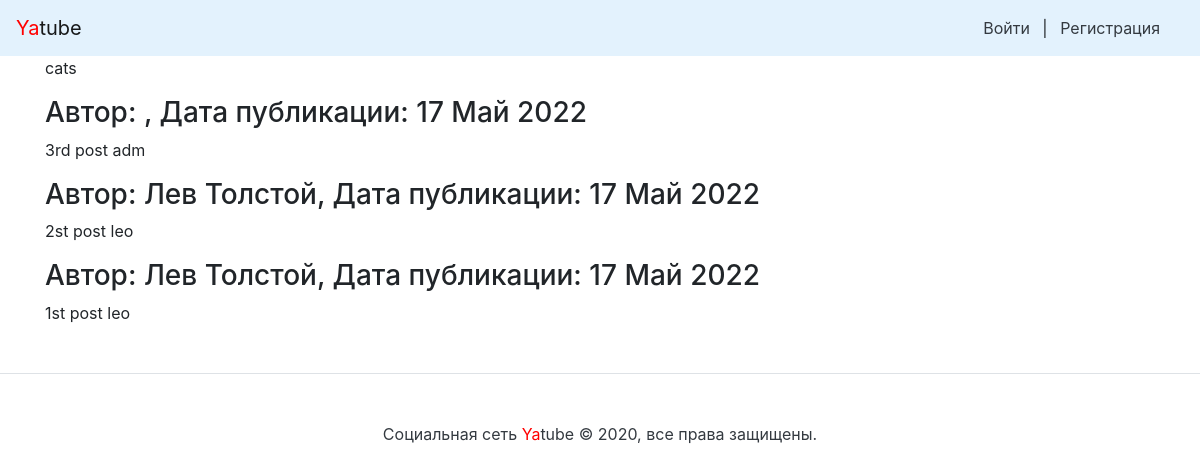
/group/cats/, run on the app's committed database.
### posts/models.py (models this page shows, shortened)
class Group(models.Model):
    title = models.CharField(max_length=200)
    slug = models.SlugField(unique=True)
    description = models.TextField()
    def __str__(self):
        return self.title

class Post(models.Model):
    text = models.TextField()
    pub_date = models.DateTimeField("date published", auto_now_add=True)
    author = models.ForeignKey(User, on_delete=models.CASCADE, related_name="posts")
    group = models.ForeignKey(Group, on_delete=models.SET_NULL, related_name="posts",
                              blank=True, null=True)

### posts/views.py (the view)
# urls.py: path("group/<str:slug>/", views.group_posts)
def group_posts(request, slug):
    group = get_object_or_404(Group, slug=slug)
    posts = group.posts.all().order_by("-pub_date")[:12]
    context = {"group": group, "posts": posts}
    return render(request, "group.html", context)

### templates/group.html (shortened to what this page needs)
{% extends "base.html" %}
{% block content %}
  <p>{{ group.description}}</p>
  {% for post in posts %}
  <h3>
    Автор: {{ post.author.get_full_name }}, Дата публикации: {{ post.pub_date|date:"d M Y" }}
  </h3>
    <p>{{ post.text|linebreaksbr }}</p>
    {% endfor %}
{% endblock %}

### data on the page
Group: description "cats"
Post: pub_date "17 Май 2022", text "3rd post adm"
Post: author.get_full_name "Лев Толстой", pub_date "17 Май 2022", text "2st post leo"
Post: author.get_full_name "Лев Толстой", pub_date "17 Май 2022", text "1st post leo"
